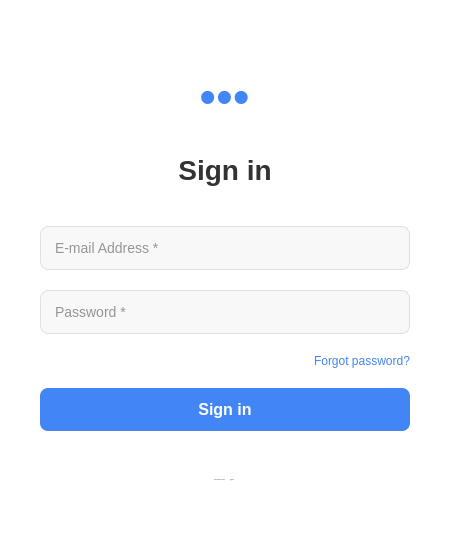
<?xml version="1.0" encoding="UTF-8"?>
<ui version="4.0">
 <class>LoginDialog</class>
 <widget class="QDialog" name="LoginDialog">
  <property name="geometry">
   <rect>
    <x>0</x>
    <y>0</y>
    <width>450</width>
    <height>550</height>
   </rect>
  </property>
  <property name="windowTitle">
   <string>Sign In</string>
  </property>
  <property name="styleSheet">
   <string notr="true">
    QDialog {
        background-color: #FFFFFF;
    }
    QLabel {
        font-family: &quot;Inter&quot;;
        color: #333333;
    }
    QLineEdit {
        border: 1px solid #E0E0E0;
        border-radius: 8px;
        padding: 12px;
        font-family: &quot;Inter&quot;;
        font-size: 14px;
        color: #333333;
        background-color: #F8F8F8;
    }
    QLineEdit:focus {
        border: 1px solid #4285F4;
    }
    QPushButton {
        border-radius: 8px;
        padding: 12px;
        font-family: &quot;Inter&quot;;
        font-size: 16px;
        font-weight: bold;
    }
    #loginButton { /* Specific style for the Sign In button */
        background-color: #4285F4; /* Google Blue */
        color: #FFFFFF;
        border: none;
    }
    #loginButton:hover {
        background-color: #357AE8;
    }
    #forgotPasswordLabel, #signUpLabel {
        color: #4285F4;
        text-decoration: none; /* remove underline for QLabels acting as links */
    }
    #signUpContainer QLabel {
        color: #666666; /* For &quot;Don't have an account?&quot; */
    }
    #iconLabel {
        font-size: 48px; /* Larger icon */
        color: #4285F4;
        /* You might replace this with an actual SVG/image later */
    }
    #titleLabel {
        font-size: 28px;
        font-weight: bold;
        margin-top: 10px;
        margin-bottom: 20px;
    }
   </string>
  </property>
  <layout class="QVBoxLayout" name="verticalLayout_main">
   <property name="spacing">
    <number>20</number>
   </property>
   <property name="leftMargin">
    <number>40</number>
   </property>
   <property name="topMargin">
    <number>40</number>
   </property>
   <property name="rightMargin">
    <number>40</number>
   </property>
   <property name="bottomMargin">
    <number>40</number>
   </property>
   <item>
    <spacer name="verticalSpacer_top">
     <property name="orientation">
      <enum>Qt::Vertical</enum>
     </property>
     <property name="sizeHint" stdset="0">
      <size>
       <width>20</width>
       <height>20</height>
      </size>
     </property>
    </spacer>
   </item>
   <item alignment="Qt::AlignCenter">
    <widget class="QLabel" name="iconLabel">
     <property name="text">
      <string>&#x2022;&#x2022;&#x2022;</string>
     </property>
     <property name="font">
      <font>
       <pointsize>48</pointsize>
      </font>
     </property>
     <property name="alignment">
      <set>Qt::AlignCenter</set>
     </property>
    </widget>
   </item>
   <item alignment="Qt::AlignCenter">
    <widget class="QLabel" name="titleLabel">
     <property name="text">
      <string>Sign in</string>
     </property>
     <property name="font">
      <font>
       <pointsize>28</pointsize>
       <weight>75</weight>
       <bold>true</bold>
      </font>
     </property>
     <property name="alignment">
      <set>Qt::AlignCenter</set>
     </property>
    </widget>
   </item>
   <item>
    <widget class="QLineEdit" name="emailLineEdit">
     <property name="placeholderText">
      <string>E-mail Address *</string>
     </property>
     <property name="sizePolicy">
      <sizepolicy hsizetype="Expanding" vsizetype="Fixed">
       <horstretch>0</horstretch>
       <verstretch>0</verstretch>
      </sizepolicy>
     </property>
     <property name="minimumHeight">
      <number>48</number>
     </property>
    </widget>
   </item>
   <item>
    <widget class="QLineEdit" name="passwordLineEdit">
     <property name="echoMode">
      <enum>QLineEdit::Password</enum>
     </property>
     <property name="placeholderText">
      <string>Password *</string>
     </property>
     <property name="sizePolicy">
      <sizepolicy hsizetype="Expanding" vsizetype="Fixed">
       <horstretch>0</horstretch>
       <verstretch>0</verstretch>
      </sizepolicy>
     </property>
     <property name="minimumHeight">
      <number>48</number>
     </property>
    </widget>
   </item>
   <item alignment="Qt::AlignRight">
    <widget class="QLabel" name="forgotPasswordLabel">
     <property name="text">
      <string>&lt;a href=&quot;#&quot; style=&quot;text-decoration:none; color:#4285F4;&quot;&gt;Forgot password?&lt;/a&gt;</string>
     </property>
     <property name="openExternalLinks">
      <bool>false</bool>
     </property>
     <property name="cursor">
      <cursorShape>PointingHandCursor</cursorShape>
     </property>
    </widget>
   </item>
   <item>
    <widget class="QPushButton" name="loginButton">
     <property name="text">
      <string>Sign in</string>
     </property>
     <property name="sizePolicy">
      <sizepolicy hsizetype="Expanding" vsizetype="Fixed">
       <horstretch>0</horstretch>
       <verstretch>0</verstretch>
      </sizepolicy>
     </property>
     <property name="minimumHeight">
      <number>50</number>
     </property>
    </widget>
   </item>
   <item>
    <spacer name="verticalSpacer_middle">
     <property name="orientation">
      <enum>Qt::Vertical</enum>
     </property>
     <property name="sizeHint" stdset="0">
      <size>
       <width>20</width>
       <height>20</height>
      </size>
     </property>
    </spacer>
   </item>
   <item alignment="Qt::AlignCenter">
    <widget class="QWidget" name="signUpContainer" native="true">
     <layout class="QHBoxLayout" name="horizontalLayout_signUp">
      <property name="spacing">
       <number>5</number>
      </property>
      <property name="leftMargin">
       <number>0</number>
      </property>
      <property name="topMargin">
       <number>0</number>
      </property>
      <property name="rightMargin">
       <number>0</number>
      </property>
      <property name="bottomMargin">
       <number>0</number>
      </property>
      <item>
       <widget class="QLabel" name="noAccountLabel">
        <property name="text">
         <string>Don't have an account?</string>
        </property>
        <property name="font">
         <font>
          <family>Inter</family>
          <pointsize>-1</pointsize>
         </font>
        </property>
       </widget>
      </item>
      <item>
       <widget class="QLabel" name="signUpLabel">
        <property name="text">
         <string>&lt;a href=&quot;#&quot; style=&quot;text-decoration:none; color:#4285F4; font-weight:bold;&quot;&gt;Sign Up!&lt;/a&gt;</string>
        </property>
        <property name="openExternalLinks">
         <bool>false</bool>
        </property>
        <property name="cursor">
         <cursorShape>PointingHandCursor</cursorShape>
        </property>
        <property name="font">
         <font>
          <family>Inter</family>
          <pointsize>-1</pointsize>
         </font>
        </property>
       </widget>
      </item>
     </layout>
    </widget>
   </item>
   <item>
    <spacer name="verticalSpacer_bottom">
     <property name="orientation">
      <enum>Qt::Vertical</enum>
     </property>
     <property name="sizeHint" stdset="0">
      <size>
       <width>20</width>
       <height>20</height>
      </size>
     </property>
    </spacer>
   </item>
  </layout>
 </widget>
 <resources/>
 <connections/>
</ui>
